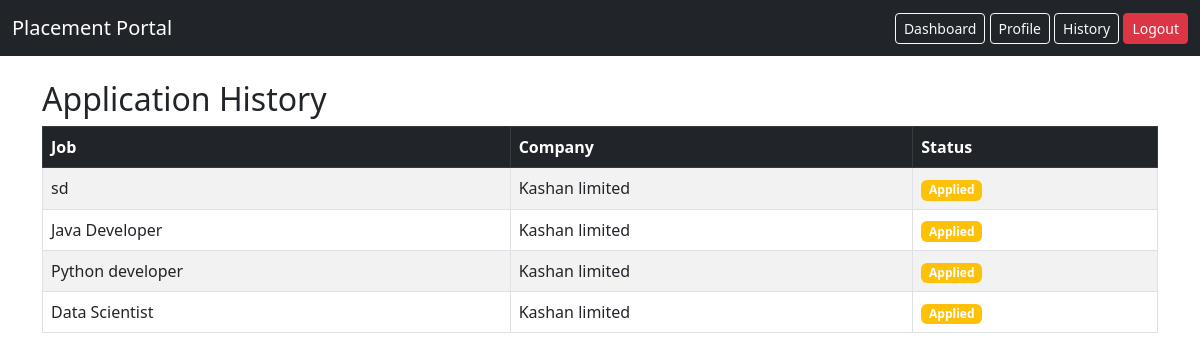
The page /student/history (signed in) on the database as committed earlier.
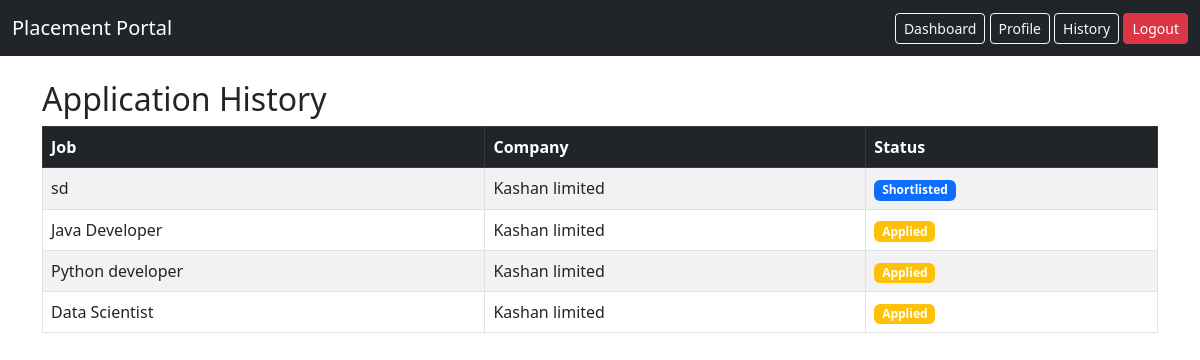
The same page on the database as committed later.
### models.py (models this page shows)
class Application(db.Model):
    __tablename__ = 'applications'
    id = db.Column(db.Integer, primary_key=True)
    applied_on = db.Column(db.DateTime, default=datetime.utcnow)
    status = db.Column(db.String(50), default='Applied')
    student_id = db.Column(
        db.Integer,
        db.ForeignKey('students.id'),
        nullable=False
    )
    job_id = db.Column(
        db.Integer,
        db.ForeignKey('jobs.id'),
        nullable=False
    )
    __table_args__ = (
        db.UniqueConstraint('student_id', 'job_id', name='unique_student_job'),
    )

class Job(db.Model):
    __tablename__ = 'jobs'
    id = db.Column(db.Integer, primary_key=True)
    title = db.Column(db.String(150), nullable=False)
    description = db.Column(db.Text)
    status = db.Column(db.String(50), default='Pending')
    salary = db.Column(db.Integer)
    deadline = db.Column(db.Date)
    skills = db.Column(db.String(200))
    location = db.Column(db.String(200))
    cgpa_cutoff = db.Column(db.Float)
    approved = db.Column(db.Boolean, default=False)
    company_id = db.Column(
        db.Integer,
        db.ForeignKey('companies.id'),
        nullable=False
    )
    applications = db.relationship('Application', backref='job', lazy=True)

class Company(db.Model):
    __tablename__ = 'companies'
    id = db.Column(db.Integer, primary_key=True)
    name = db.Column(db.String(150), nullable=False)
    email = db.Column(db.String(120), unique=True, nullable=False)
    approved = db.Column(db.Boolean, default=False)
    industry = db.Column(db.String(100))
    password = db.Column(db.String(200), nullable=False)
    is_active = db.Column(db.Boolean, default=True)
    jobs = db.relationship('Job', backref='company', lazy=True)

### app.py (the view)
@app.route('/student/history')
def student_history():
    if session.get('role') != "student":
        return redirect(url_for('student_login'))
    applications = Application.query.filter_by(
        student_id=session.get('user_id')
    ).all()
    return render_template(
        'student_history.html',
        applications=applications
    )

### templates/student_history.html
{% extends "base.html" %}
{% block content %}
<h2>Application History</h2>
<table class="table table-striped table-bordered">
    <thead class="table-dark">
        <tr>
            <th>Job</th>
            <th>Company</th>
            <th>Status</th>
        </tr>
    </thead>
    <tbody>
        {% for a in applications %}
        <tr>
            <td>{{ a.job.title }}</td>
            <td>{{ a.job.company.name }}</td>
            <td>
                {% if a.status == "Selected" %}
                    <span class="badge bg-success">Placed</span>
                {% elif a.status == "Shortlisted" %}
                    <span class="badge bg-primary">Shortlisted</span>
                {% elif a.status == "Rejected" %}
                    <span class="badge bg-danger">Rejected</span>
                {% else %}
                    <span class="badge bg-warning">Applied</span>
                {% endif %}
            </td>
        </tr>
        {% endfor %}
    </tbody>
</table>
{% endblock %}

Rows that differ between the two databases and show on the page:
changed Application "sd": status "Applied" → "Shortlisted"
